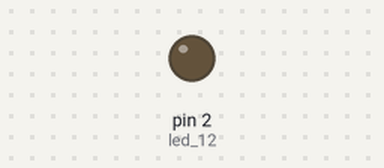
Recording of a sketch running on a simulated Arduino Uno, built with avr-gcc and run on an emulated ATmega328P. Shown: output pins drawn as LEDs (lit = HIGH).

Above: at 0.1 s.
At 3.1 s:
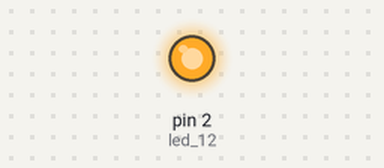
Timing chart, 0 to 4.6 s (numbered marks = the images above):
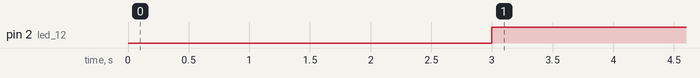

Measured:
- by itself, pin 2 (led_12): LOW → HIGH at 3.0 s

The sketch:

okej_sem_v_prdeli.ino
```cpp
int led_12 = 2;

void setup() {
  pinMode(led_12, OUTPUT);

}

void loop() {
  delay(3000);
  digitalWrite(led_12, HIGH);

}
```
